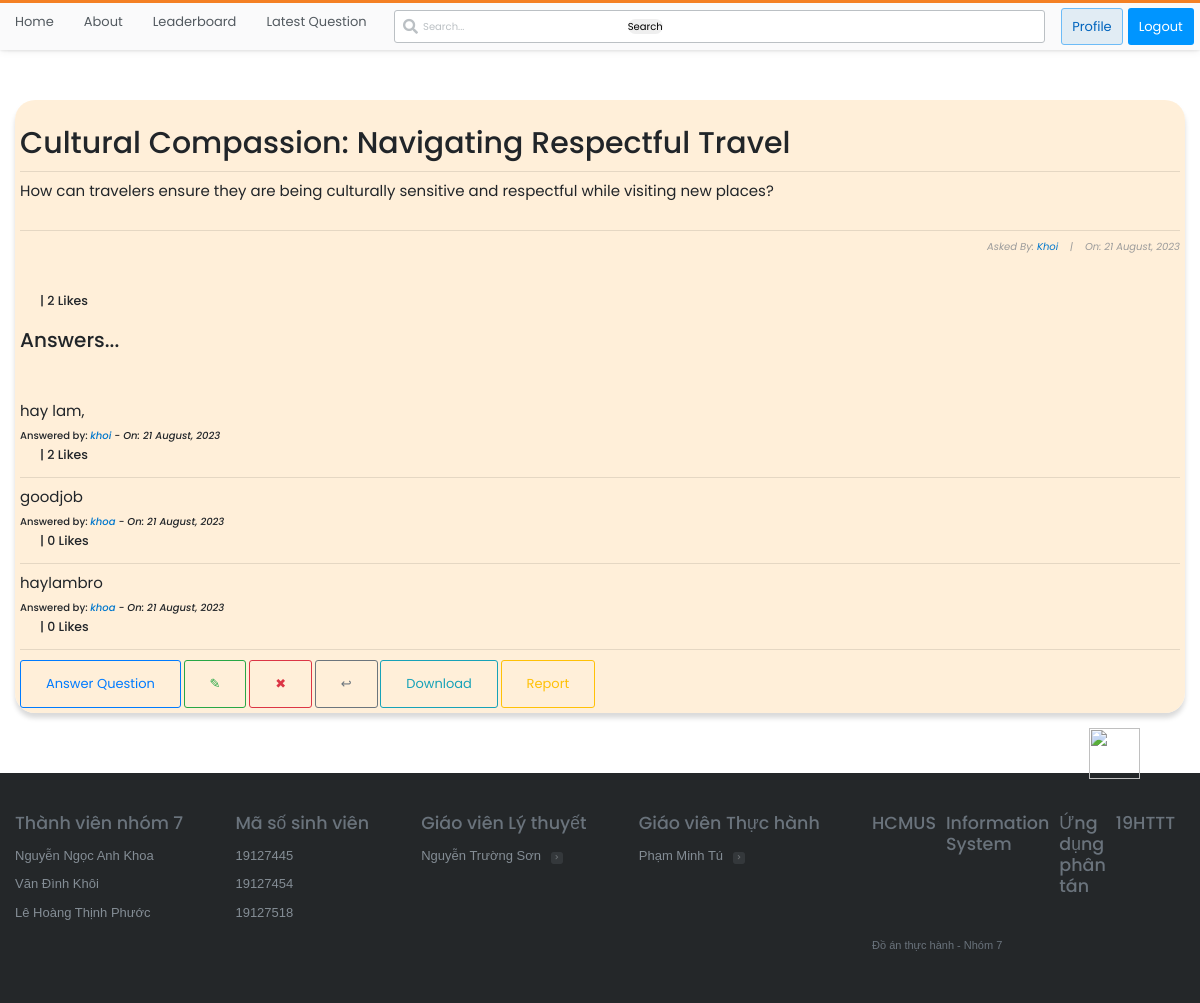
Screenshot of /questions/47/ (signed in) with the database file from the repository.
### stackbase/models.py (models this page shows, shortened)
class Question(models.Model):
    user = models.ForeignKey(User, on_delete=models.CASCADE)
    title = models.CharField(max_length=10000)
    content = RichTextField()
    likes = models.ManyToManyField(User, related_name='question_post')
    date_created = models.DateTimeField(default=timezone.now)
    category = models.ForeignKey(Category, on_delete=models.CASCADE, null=True)
    tags = models.ManyToManyField(Tag, blank=True)
    def total_likes(self):
        return self.likes.count()

class Comment(models.Model):
    question = models.ForeignKey(Question, related_name="comment", on_delete=models.CASCADE)
    name = models.CharField(max_length=1000)
    content = RichTextField()
    date_created = models.DateTimeField(default=timezone.now)
    likes = models.ManyToManyField(User, related_name='comment_likes')
    def total_likes(self):
        return self.likes.count()

### stackbase/views.py (the view)
# urls.py: path('questions/<int:pk>/', views.QuestionDetailView.as_view(), name="question-detail"),
class QuestionDetailView(DetailView):
    model = Question
    def get_context_data(self, *args, **kwargs):
        context = super(QuestionDetailView, self).get_context_data()
        something = get_object_or_404(Question, id=self.kwargs["pk"])
        total_likes = something.total_likes()
        liked = False
        if something.likes.filter(id=self.request.user.id).exists():
            liked = True
        context["total_likes"] = total_likes
        context["liked"] = liked
        return context

### stackbase/templates/stackbase/question_detail.html (shortened to what this page needs)
{% extends 'base.html' %}
{% block content %}
<!DOCTYPE html>
<html lang="en">
<head>
</head>
<body>
    <div class="container">
        <div class="list-question">
            <div class="questions">
                <div class="container" style="background-color: rgba(255, 235, 209, 0.808); padding: 5px; box-shadow: rgba(0, 0, 0, 0.15) 0px 5px 5px 0px; border-radius: 20px;" >
                    <h3 id="fh3">{{question.title}}</h3>
                    <hr>
                    <h6 id="fh6">{{ question.content|safe }}</h6>
                    <hr>
                    <h6 id="fh6" style="font-size: 10px; font-style: italic; color: rgb(155, 155, 155); text-align: right;">Asked By: <a href="{% url 'profile' %}">{{ object.user|title }}</a>&nbsp;&nbsp;&nbsp; |&nbsp;&nbsp;&nbsp; On: {{ object.date_created|date:"j F, Y" }}</h6>
                    <br>
                        <form action="{% url 'stackbase:like_post' object.pk %}" method="POST">
                            {% if user.is_authenticated %}
                                {% if liked %}
                                    <div style="display: flex; align-items: center; margin-left: 10px;">
                                        <h5 style="margin-left: 10px; cursor: pointer;"> |  {{ total_likes }} Likes</h5>
                                    </div>
                                {% endif %}
                            {% else %}
                                <h5 style="margin-left: 10px; cursor: pointer;"><a href="{% url 'login' %}">Login</a> to Like Question |  {{ total_likes }} Likes</h5>
                            {% endif %}
                        </form>
                    <br>
                    <h2>Answers...</h2> <br><br><br>
                    {% if not question.comment.all %}
                        <h3>No Answers yet... <a href="">Answer Question</a> </h3>
                    {% else %}
                        {% for comment in question.comment.all %}
                            <h3 style="font-weight: normal; font-size: 15px;">{{ comment.content|safe }}</h3>
                            <h3 style="font-size: 10px;">Answered by: <i><a href="">{{ comment.name }}</a> - On: {{ comment.date_created|date:"j F, Y" }}</i></h3>
                            <form action="{% url 'stackbase:like_comment' comment.pk %}" method="POST">
                                {% if user.is_authenticated %}
                                    {% if comment.liked %}
                                        <div style="display: flex; align-items: center; margin-left: 10px;">
                                            <button type="submit" name="question_id" value="{{ question.id }}" style="border: none; border-radius: 60px;"><img src="https://image.similarpng.com/very-thumbnail/2020/06/Dislike-icon-transparent-PNG.png" alt="" style="width: 40px;"></button> <h5 style="margin-left: 10px; cursor: pointer;"> |  {{ comment.total_likes }} Likes</h5>
                                        </div>
                                    {% else %}
                                        <div style="display: flex; align-items: center; margin-left: 10px;">
                                            <h5 style="margin-left: 10px; cursor: pointer;"> |  {{ comment.total_likes }} Likes</h5>
                                        </div>
                                    {% endif %}
                                {% else %}
                                    <h5 style="margin-left: 10px; cursor: pointer;"><a href="{% url 'login' %}">Login</a> to Like Comment |  {{ comment.total_likes }} Likes</h5>
                                {% endif %}
                            </form>
                            <hr>
                        {% endfor %}
                    {% endif %}
                    <a class="btn btn-outline-primary" id="fa" href="{% if user.is_authenticated %}
                    {% url 'stackbase:question-comment' question.id %}
                    {% else %}
                        {% url 'login' %}
                    {% endif %}" style="text-decoration: none;">Answer Question</a>
                    <a style="text-decoration: none; " class="btn btn-outline-success" href="{% url 'stackbase:question-update' question.pk %}">&#x270E;</a>
                    <a style="text-decoration: none; " class="btn btn-outline-danger" href="{% url 'stackbase:question-delete' question.id %}">&#x2716;</a>
                    <a style="text-decoration: none; " class="btn btn-outline-secondary" href="{% url 'stackbase:question-lists' %}">&#x21a9;</a>
                    <form action="{% url 'stackbase:export_question_comments' question.id %}" method="post" style="display: inline;">
                        <button type="submit" class="btn btn-outline-info">Download</button>
                    </form>
                    <a style="text-decoration: none; " class="btn btn-outline-warning" href="{% if user.is_authenticated %}
                    {% url 'stackbase:report-question' question.id %}
                    {% else %}
                    {% url 'login' %}
                    {% endif %}">Report</a>
                </div> <br><br>
                </div> <br>
            </div>
        </div>
        <br>
</body>
</html>
{% endblock content %}

### static/main.css (style rules this page uses)
:root { --white: #fff; --black: #0c0d0e; --orange: #f48024; --yellow: #fbf2d4; --green: #5eba7d; --blue: #0077cc; --powder: #e1ecf4; --red: #d1383d; --black-025: #fafafb; --black-050: #eff0f1; --black-075: #e4e6e8; --black-100: #d6d9dc; --black-150: #c8ccd0; --black-200: #bbc0c4; --black-300: #9fa6ad; --black-350: #9199a1; --black-400: #848d95; --black-500: #6a737c; --black-600: #535a60; --black-700: #3c4146; --black-750: #2f3337; --black-800: #242729; --black-900: #0c0d0e; --orange-050: #fff7f2; --orange-100: #fee3cf; --orange-200: #fcd0ad; --orange-300: #f7aa6d; --orange-400: #f48024; --orange-500: #f2720c; --orange-600: #da670b; --orange-700: #bd5c00; --orange-800: #a35200; --orange-900: #874600; --blue-050: #f2f9ff; --blue-100: #cfeafe; --blue-200: #addafc; --blue-300: #6cbbf7; --blue-400: #379fef; --blue-500: #0095ff; --blue-600: #0077cc; --blue-700: #0064bd; --blue-800: #0054a3; --blue-900: #004487; --powder-050: #f4f8fb; --powder-100: #e1ecf4; --powder-200: #d1e5f1; --powder-300: #b3d3ea; --powder-400: #a0c7e4; --powder-500: #7aa7c7; --powder-600: #5b8db1; --powder-700: #39739d; --powder-800: #2c5777; --powder-900: #1e3c52; --green-025: #eef8f1; --green-050: #dcf0e2; --green-100: #cae8d4; --green-200: #a6d9b7; --green-300: #82ca9a; --green-400: #5eba7d; --green-500: #48a868; --green-600: #3d8f58; --green-700: #2f6f44; --green-800: #29603b; --green-900: #1e472c; --yellow-050: #fdf7e3; --yellow-100: #fbf2d4; --yellow-200: #f1e5bc; --yellow-300: #e6d178; --yellow-400: #e9c63f; --yellow-500: #ddb624; --yellow-600: #cea51b; --yellow-700: #b89516; --yellow-800: #9f8010; --yellow-900: #826a0b; --red-050: #fdf3f4; --red-100: #f9d3d7; --red-200: #f4b4bb; --red-300: #e87c87; --red-400: #de535e; --red-500: #d1383d; --red-600: #c02d2e; --red-700: #ac2726; --red-800: #942121; --red-900: #7a1819; --gold: #ffcc01; --gold-lighter: #fff4d1; --gold-darker: #f1b600; --silver: #b4b8bc; --silver-lighter: #e8e8e8; --silver-darker: #9a9c9f; --bronze: #caa789; --bronze-lighter: #f2e9e1; --bronze-darker: #ab825f; --fc-dark: #0c0d0e; --fc-medium: #3c4146; --fc-light: #6a737c; --focus-ring: rgba(0,149,255,0.15); --focus-ring-success: rgba(166,217,183,0.4); --focus-ring-warning: rgba(233,198,63,0.4); --focus-ring-error: rgba(192,45,46,0.15); --focus-ring-muted: rgba(36,39,41,0.1); --bs-sm: 0 1px 2px rgba(0,0,0,0.05),0 1px 4px rgba(0,0,0,0.05),0 2px 8px rgba(0,0,0,0.05); --bs-md: 0 1px 3px rgba(0,0,0,0.06),0 2px 6px rgba(0,0,0,0.06),0 3px 8px rgba(0,0,0,0.09); --bs-lg: 0 1px 4px rgba(0,0,0,0.09),0 3px 8px rgba(0,0,0,0.09),0 4px 13px rgba(0,0,0,0.13); --scrollbar: rgba(0,0,0,0.2); --highlight-bg: #f6f6f6; --highlight-color: #2f3337; --highlight-comment: #656e77; --highlight-punctuation: var(--black-600); --highlight-namespace: #b75501; --highlight-attribute: #015692; --highlight-literal: #b75501; --highlight-symbol: #803378; --highlight-keyword: #015692; --highlight-variable: #54790d; --highlight-addition: #2f6f44; --highlight-deletion: #c02d2e; --dark-blue:#2b2d6e; --magnolia:#f7f6f9; }
*, *::before, *::after { margin: 0; padding: 0; box-sizing: border-box; }
html { font-family: Arial, "Helvetica Neue", Helvetica, sans-serif; font-size: 10px; color: var(--black-800); }
.container { width: 100%; max-width: 126.4rem; margin: 0 auto; padding: 0 1.5rem; }
a { text-decoration: none; color: var(--blue-600); cursor: pointer; }
.btn { text-align: center; font-size: 1.3rem; border-radius: 3px; transition: all 0.5s; padding: 1.3rem 2.5rem; }

### stackbase/templates/stackbase/question_detail.html (style rules this page uses)
body { margin-top: 100px; font-family: 'Poppins', sans-serif; }
#fh3 { text-align: center; font-size: 30px; padding-top: 20px; text-align: left; }
#fh6 { text-align: left; font-size: 15px; padding-bottom: 20px; font-weight: normal; }

### rows the page displays
Question: title "Cultural Compassion: Navigating Respectful Travel", content "How can travelers ensure they are being culturally sensitive and respectful while visiting new places?", user "Khoi", date_created "21 August, 2023"
Comment: content "hay lam,", name "khoi", date_created "21 August, 2023", total_likes "2"
Comment: content "goodjob", name "khoa", date_created "21 August, 2023", total_likes "0"
Comment: content "haylambro", name "khoa", date_created "21 August, 2023", total_likes "0"

### other values shown
{{ total_likes }} "2"
